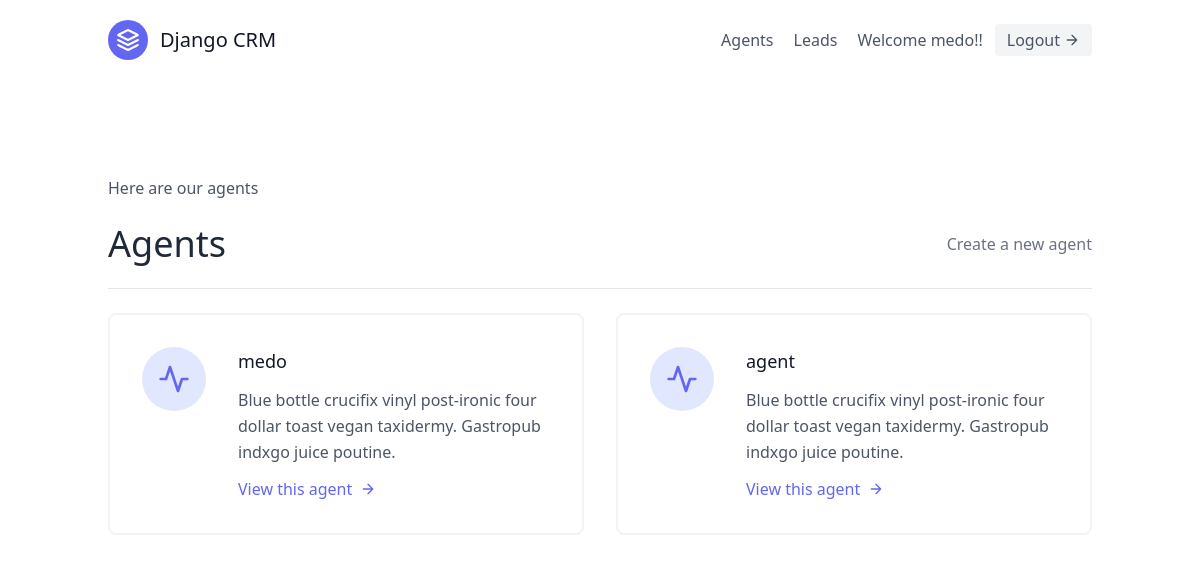
The app's page /agents/ (signed in) with its own data.
### base/models.py (models this page shows, shortened)
class User(AbstractUser):
    is_organisor = models.BooleanField(default= True)
    is_agent = models.BooleanField(default=False)

class Agent(models.Model):
    user = models.OneToOneField(User, on_delete=models.CASCADE)
    organisation = models.ForeignKey(UserProfile, on_delete=models.CASCADE)

### agents/views.py (the view)
# urls.py: path('',views.AgentListView.as_view(), name='agent-list'),
class AgentListView(OrganisorAndLoginRequiredMixin, ListView):
    template_name = 'agents/agent_list.html'
    def get_queryset(self):
        organisation = self.request.user.userprofile
        return Agent.objects.filter(organisation = organisation)

### agents/mixins.py (called while the page is built)
    def dispatch(self, request, *args, **kwargs):
        if not request.user.is_authenticated or not request.user.is_organisor:
            return redirect('base:lead-list')
        return super().dispatch(request, *args, **kwargs)

### agents/templates/agents/agent_list.html
{% extends 'base.html' %}
{% block content %}
<section class="text-gray-600 body-font">
  <div class="container px-5 py-24 mx-auto flex flex-wrap">
          <h1>Here are our agents</h1>
           <div class="mb-6 py-6 w-full flex items-center justify-between border-b border-gray-200">
            <div>
                <h1 class="text-4xl text-gray-800">Agents</h1>
            </div>
            <div>
                <a class="text-gray-500 hover:text-blue-500" href="{% url 'agents:agent-create' %}">Create a new agent</a>
            </div>
           </div>
          <div class="flex flex-wrap -m-4">
            {% for agent in object_list %}
            <div class="p-4 lg:w-1/2 md:w-full">
              <div class="flex border-2 rounded-lg border-gray-200 border-opacity-50 p-8 sm:flex-row flex-col">
                <div class="w-16 h-16 sm:mr-8 sm:mb-0 mb-4 inline-flex items-center justify-center rounded-full bg-indigo-100 text-indigo-500 flex-shrink-0">
                  <svg fill="none" stroke="currentColor" stroke-linecap="round" stroke-linejoin="round" stroke-width="2" class="w-8 h-8" viewBox="0 0 24 24">
                    <path d="M22 12h-4l-3 9L9 3l-3 9H2"></path>
                  </svg>
                </div>
                <div class="flex-grow">
                  <h2 class="text-gray-900 text-lg title-font font-medium mb-3">
                    {{ agent.user.username }}
                </h2>
                  <p class="leading-relaxed text-base">Blue bottle crucifix vinyl post-ironic four dollar toast vegan taxidermy. Gastropub indxgo juice poutine.</p>
                  <a href="{% url 'agents:agent-detail' agent.pk %}" class="mt-3 text-indigo-500 inline-flex items-center">
                    View this agent
                    <svg fill="none" stroke="currentColor" stroke-linecap="round" stroke-linejoin="round" stroke-width="2" class="w-4 h-4 ml-2" viewBox="0 0 24 24">
                      <path d="M5 12h14M12 5l7 7-7 7"></path>
                    </svg>
                  </a>
                </div>
              </div>
            </div>
            {% endfor %}
          </div>
        </div>
      </section>
{% endblock content %}

### templates/navbar.html (shortened to what this page needs)
<header class="text-gray-600 body-font">
    <div class="container mx-auto flex flex-wrap p-5 flex-col md:flex-row items-center">
      <a class="flex title-font font-medium items-center text-gray-900 mb-4 md:mb-0">
        <svg xmlns="http://www.w3.org/2000/svg" fill="none" stroke="currentColor" stroke-linecap="round" stroke-linejoin="round" stroke-width="2" class="w-10 h-10 text-white p-2 bg-indigo-500 rounded-full" viewBox="0 0 24 24">
          <path d="M12 2L2 7l10 5 10-5-10-5zM2 17l10 5 10-5M2 12l10 5 10-5"></path>
        </svg>
        <span class="ml-3 text-xl">Django CRM</span>
      </a>
      <nav class="md:ml-auto flex flex-wrap items-center text-base justify-center">
        {% if not request.user.is_authenticated %}
        <a href="{% url 'signup' %}" class="mr-5 hover:text-gray-900">Sign Up</a>
        {% else %}
          {% if request.user.is_organisor %}
          <a href="{% url 'agents:agent-list' %}" class="mr-5 hover:text-gray-900">Agents</a>
          {% endif %}
          <a href="{% url 'base:lead-list' %}" class="mr-5 hover:text-gray-900">Leads</a>
        {% endif %}
      </nav>
      {% if request.user.is_authenticated %}
        Welcome {{ request.user.username }}!!
        <a href="{% url 'logout' %}"  class="ml-3 inline-flex items-center bg-gray-100 border-0 py-1 px-3 focus:outline-none hover:bg-gray-200 rounded text-base mt-4 md:mt-0">
          Logout
          <svg fill="none" stroke="currentColor" stroke-linecap="round" stroke-linejoin="round" stroke-width="2" class="w-4 h-4 ml-1" viewBox="0 0 24 24">
            <path d="M5 12h14M12 5l7 7-7 7"></path>
          </svg>
        </a>
      {% endif %}
    </div>
  </header>

### records on screen
User: user.username "medo"
Agent: user.username "medo"
Agent: user.username "agent"
